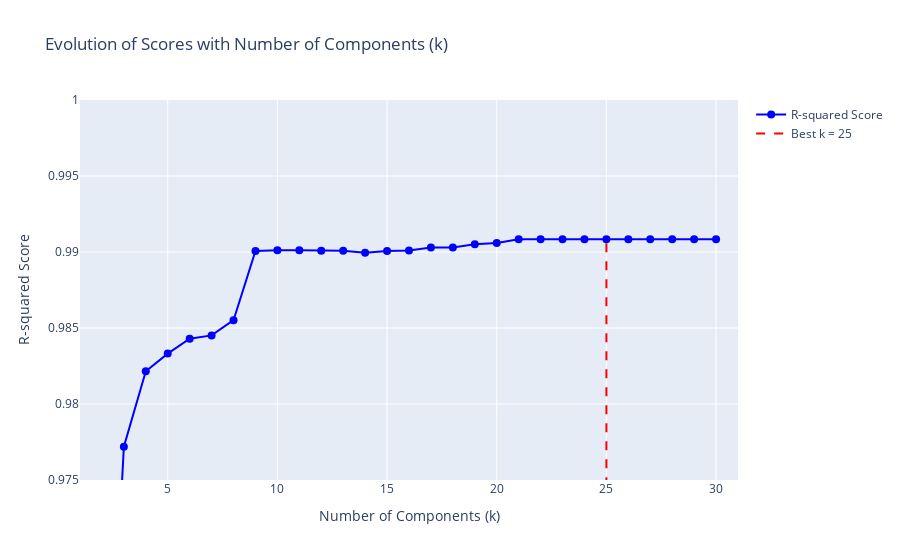

Notebook cell for this chart:
### Code cell
# Print the best k value and corresponding R-squared score
print(f"The best score is achieved with k = {best_k} and the R-squared score is {best_score:.4f}.")

# Create a Plotly figure for visualization
fig = go.Figure()

# Add the R-squared scores plot for each k value
fig.add_trace(go.Scatter(
    x=list(range(1, X_pca.shape[1] + 1)),
    y=scores,
    mode='markers+lines',
    marker=dict(color='blue', size=8),
    line=dict(color='blue', width=2),
    name='R-squared Score'
))

# Add a vertical line indicating the best k value
fig.add_trace(go.Scatter(
    x=[best_k, best_k],
    y=[min(scores), max(scores)],
    mode='lines',
    line=dict(color='red', dash='dash'),
    name=f'Best k = {best_k}'
))

# Update layout for the plot
fig.update_layout(
    title='Evolution of Scores with Number of Components (k)',
    xaxis_title='Number of Components (k)',
    yaxis_title='R-squared Score',
    xaxis=dict(range=[1, min(50, X_pca.shape[1])+1]),
    yaxis=dict(range=[0.975,  1]),  # Extend y-axis slightly for better visibility
    showlegend=True
)

# Show the plot
fig.show()

### Figure 1 — Plotly figure (JSON) as saved in the notebook; plotly's stock layout.template omitted (floating-point values rounded to 4 significant figures)
{"data": [{"line": {"color": "blue", "width": 2}, "marker": {"color": "blue", "size": 8}, "mode": "markers+lines", "name": "R-squared Score", "type": "scatter", "x": [1, 2, 3, 4, 5, 6, 7, 8, 9, 10, 11, 12, 13, 14, 15, 16, 17, 18, 19, 20, 21, 22, 23, 24, 25, 26, 27, 28, 29, 30], "y": [0.5459, 0.9497, 0.9772, 0.9822, 0.9833, 0.9843, 0.9845, 0.9855, 0.9901, 0.9901, 0.9901, 0.9901, 0.9901, 0.99, 0.9901, 0.9901, 0.9903, 0.9903, 0.9905, 0.9906, 0.9908, 0.9908, 0.9908, 0.9908, 0.9908, 0.9908, 0.9908, 0.9908, 0.9908, 0.9908]}, {"line": {"color": "red", "dash": "dash"}, "mode": "lines", "name": "Best k = 25", "type": "scatter", "x": [25, 25], "y": [0.5459, 0.9908]}], "layout": {"showlegend": true, "title": {"text": "Evolution of Scores with Number of Components (k)"}, "xaxis": {"range": [1, 31], "title": {"text": "Number of Components (k)"}}, "yaxis": {"range": [0.975, 1], "title": {"text": "R-squared Score"}}}}
